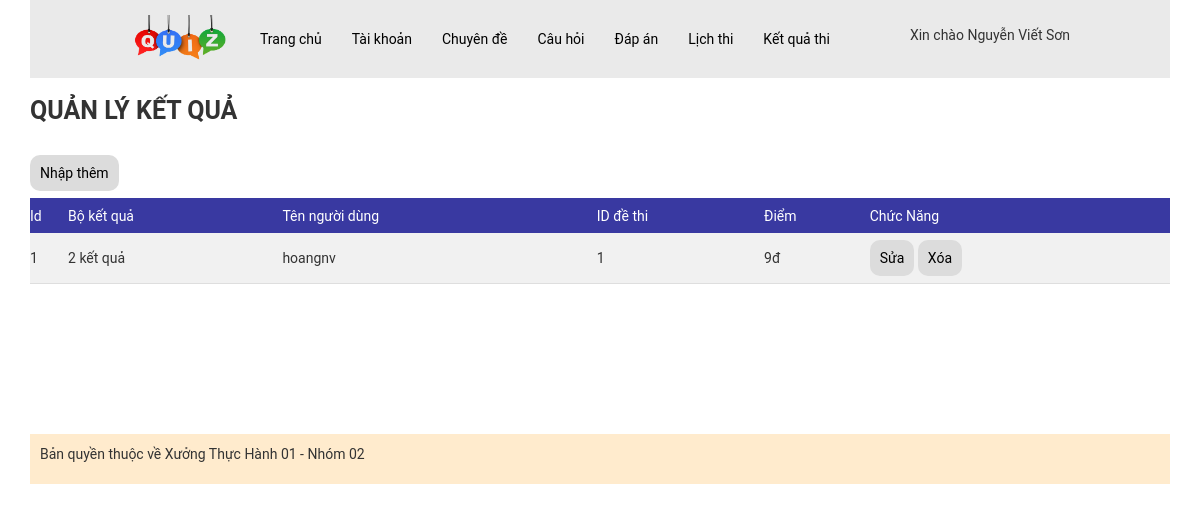
Screenshot of /WebThiTracNghiem/admin/index.php?act=dskq (signed in) with the database file from the repository.
### tables this page shows
CREATE TABLE `ketqua` (
  `id` int NOT NULL,
  `bo_ket_qua` varchar(255) NOT NULL COMMENT 'Bộ kết quả',
  `id_nguoi_dung` int NOT NULL,
  `id_de_thi` int NOT NULL,
  `diem` int NOT NULL
);

CREATE TABLE `dethi` (
  `id` int NOT NULL,
  `bo_cau_hoi` varchar(255) NOT NULL COMMENT 'Bộ câu hỏi',
  `id_lichthi` int NOT NULL
);

CREATE TABLE `taikhoan` (
  `id` int NOT NULL,
  `username` varchar(50) NOT NULL,
  `password` varchar(50) NOT NULL,
  `fullname` varchar(60) NOT NULL,
  `image` varchar(50) DEFAULT NULL,
  `email` varchar(50) DEFAULT NULL,
  `address` varchar(255) DEFAULT NULL,
  `role` enum('1','2') NOT NULL COMMENT '1 Admin , 2 User'
);

### WebThiTracNghiem/model/pdo.php (called while the page is built, shortened)
<?php
function pdo_get_connection(){
    $servername = "localhost";
    $username = "root";
    $password = "";
    try {
        $conn = new PDO("mysql:host=$servername;dbname=xuongth01_02", $username, $password);
        $conn->setAttribute(PDO::ATTR_ERRMODE, PDO::ERRMODE_EXCEPTION);
        return $conn;
    } catch(PDOException $e) {
        echo "Connection failed: " . $e->getMessage();
    }
}
function pdo_query($sql){
    $sql_args=array_slice(func_get_args(),1);
    try{
        $conn=pdo_get_connection();
        $stmt=$conn->prepare($sql);
        $stmt->execute($sql_args);
        $rows=$stmt->fetchAll();
        return $rows;
    }
    catch(PDOException $e){
        throw $e;
    }
    finally{
        unset($conn);
    }
}
?>

### WebThiTracNghiem/model/ketqua.php (called while the page is built, shortened)
<?php
function loadall_ketqua()
{
    $sql = "SELECT ketqua.id, ketqua.bo_ket_qua, taikhoan.username, dethi.id, ketqua.diem FROM ketqua JOIN taikhoan on taikhoan.id = ketqua.id_nguoi_dung join dethi on dethi.id = ketqua.id_de_thi";
    $result = pdo_query($sql);
    return $result;
}

### WebThiTracNghiem/admin/ketqua/list-ketqua.php (the view, shortened to what this page needs)
<div class="content-boder-user">
    <div class="title-boder-top-user">
        <p>QUẢN LÝ KẾT QUẢ</p>
    </div>
    <br>
    <div class="add-user">
        <a href="?act=addkq">
            Nhập thêm
        </a>
    </div>
    <div class="main-user">
        <table>
            <thead>
                <tr>
                    <td>Id</td>
                    <td>Bộ kết quả</td>
                    <td>Tên người dùng</td>
                    <td>ID đề thi </td>
                    <td>Điểm</td>
                    <td colspan="2">Chức Năng</td>
                </tr>
            </thead>
            <tbody>
                <?php foreach ($dskq as $key => $value) : ?>
                    <tr>
                        <td><?php echo $value['id'] ?></td>
                        <td><?php echo $value['bo_ket_qua'] ?></td>
                        <td><?php echo $value['username'] ?></td>
                        <td><?php echo $value['id'] ?></td>
                        <td><?php echo $value['diem'] ?>đ</td>
                        <td><a href="?act=editkq&idkq=<?php echo $value['id'] ?>">Sửa</a>
                            <a href="?act=deletekq&idkq=<?php echo $value['id'] ?>">Xóa</a>
                        </td>
                    </tr>
                <?php endforeach; ?>
            </tbody>
        </table>
    </div>
</div>

### WebThiTracNghiem/assets/css/style.css (style rules this page uses)
* { padding: 0px; margin: 0px; font-family: roboto; }
.content-boder-user .title-boder-top-user p { padding: 15px 0px; margin: 0px; font-size: 25px; font-weight: bolder; }
.content-boder-user .main-user table { width: 100%; margin-top: 15px; background: rgba(235, 235, 235, 0.68); border-collapse: collapse; }
.content-boder-user .main-user table a,.add-user a { background: rgb(220 220 220); padding: 10px; color: black; text-decoration: none; border-radius: 10px; }
.content-boder-user .main-user table thead tr td { background: #3939a1; color: white; padding: 0; margin: 0; height: 35px; }
.content-boder-user .main-user table tbody tr td { line-height: 50px; border-bottom: 1px solid rgb(222, 222, 222); }

### rows the page displays
ketqua: id_de_thi "1", bo_ket_qua "2 kết quả", id_nguoi_dung.username "hoangnv", diem "9"

### other values shown
$_SESSION['user']['fullname'] "Nguyễn Viết Sơn"
